Frame 1 (no input): blank canvas, image omitted
Frame 60 (the mouse pressed at the canvas centre just before this capture): blank canvas, image omitted
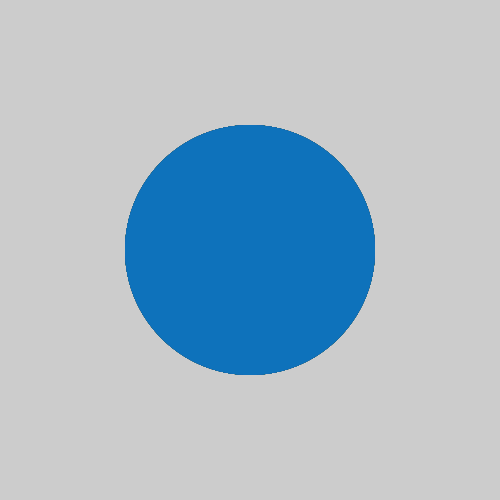
Frame 120 (the mouse held since frame 60 and released just before this capture)

The Processing sketch whose frames 1 and 60 were blank and that drew this single picture after the mouse press (run headless with seeded random() and noise(); from frame 60 on, the mouse is pressed at the canvas centre):

// Processing sketch: processing_71420
// ── processing_71420.pde

//Alex Lim, CP1 mods 4/5, User Input
//www.dizbalex.webs.com
float a;
float b;
float c;
float d;
int x = 0;
int y = 0;
int w = 0;
int xChange = 1;
int yChange = 1;

void setup ()
{
  fill (0, 0, 0);
  smooth ();
  frameRate (50);
  size (500, 500);
}
void draw ()
{
  a = random (0, 70);
  b = random (255);
  c = random (255);
  d = random (0, 100);
  noStroke ();
  fill (a, b, c, d);
  ellipse (mouseX, mouseY, pmouseX, pmouseY);
  ellipse (500-mouseX, 500-mouseY, pmouseX, pmouseY);
}
